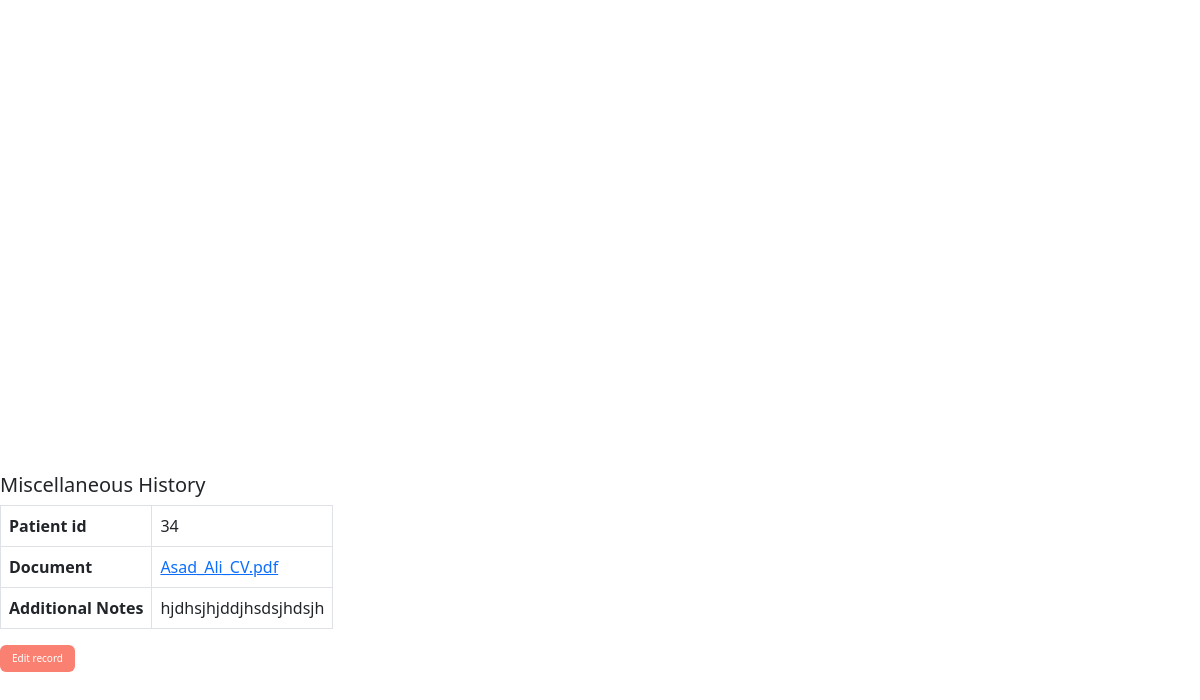
The app's page /check_miscellaneous.php (signed in) with its own data.
### tables this page shows
CREATE TABLE `miscellaneous` (
  `id` int(11) NOT NULL,
  `Document` varchar(200) NOT NULL,
  `Additional_Notes` varchar(250) NOT NULL,
  `patient_id` int(11) NOT NULL,
  `status` varchar(100) NOT NULL DEFAULT 'unverified'
);

### check_miscellaneous.php (the view, shortened to what this page needs)
<?php
include "db_connection/connection.php";
$patient_id=$_SESSION['USER']->id;
?>
<!DOCTYPE html>
<html lang="en">
<head>
<link rel="stylesheet" href="https://cdn.jsdelivr.net/npm/bootstrap@5.2.0-beta1/dist/css/bootstrap.min.css">
</head>
<body>
  <div class="old_mis">
<h5>Miscellaneous History</h5>
           <?php
           $categories=mysqli_query($conn,"SELECT * FROM miscellaneous  WHERE patient_id='$patient_id'");
           if(mysqli_num_rows($categories) > 0){
           while($row=mysqli_fetch_array($categories)){
           ?>
           <table class="table table-bordered oldtab" width="100%" cellspacing="0">
           <tr> <th> Patient id</th><td><?php  echo $row['patient_id']; ?></td></tr>
           <tr><th> Document</th>
                    <td><a href="doctors/Miscellaneous/<?php echo $row['Document']; ?>" target="_blank"><?php echo $row['Document'];  ?></a></td></tr>
                    <tr> <th> Additional Notes</th><td><?php  echo $row['Additional_Notes']; ?></td></tr>
           </table>
           <form action="check_miscellaneous.php?ptype=update_miscellaneous" method="POST" class="oldtab">
               <button class="btn btn-primary" name="edit" id="button">Edit record</button>
           </form>
           <?php
           }
        }
        ?>
    </div>
</body>
</html>

### check_miscellaneous.php (style rules this page uses)
#button { background-color:salmon; color:white; border:none; text-transform:none; font-size:10px; }
.old_mis { position: absolute; bottom:8rem; }

### records on screen
miscellaneous: patient "34", Document "Asad_Ali_CV.pdf", Additional_Notes "hjdhsjhjddjhsdsjhdsjh"
